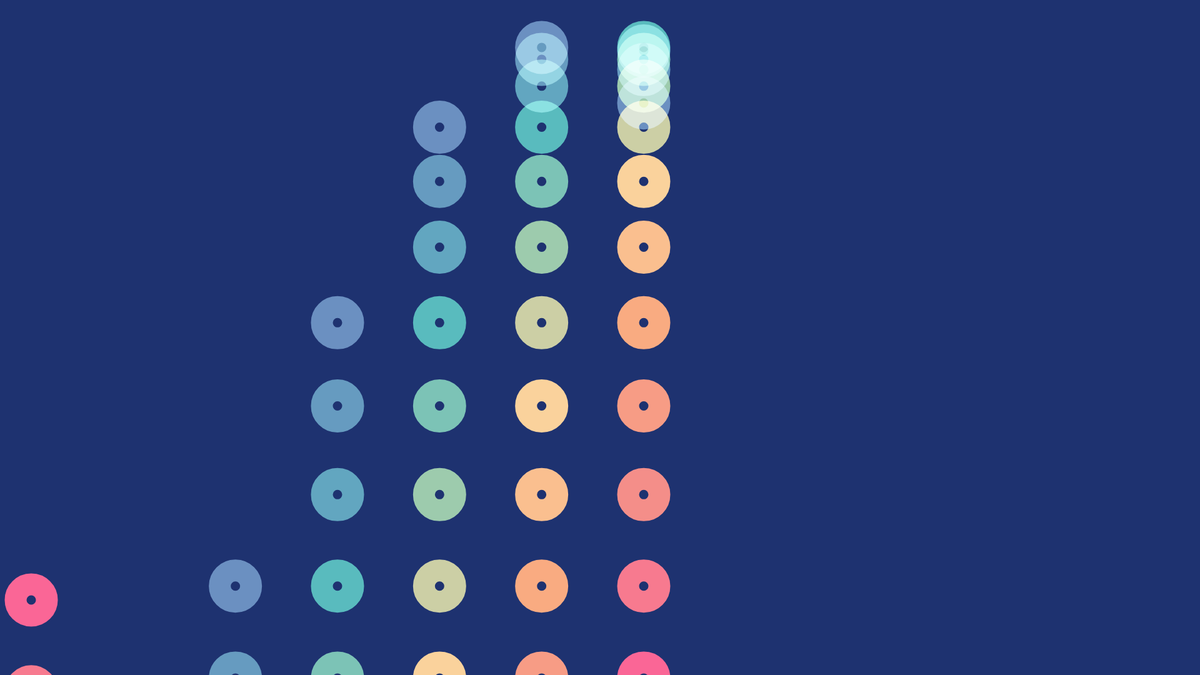
Frame 1 (no input)
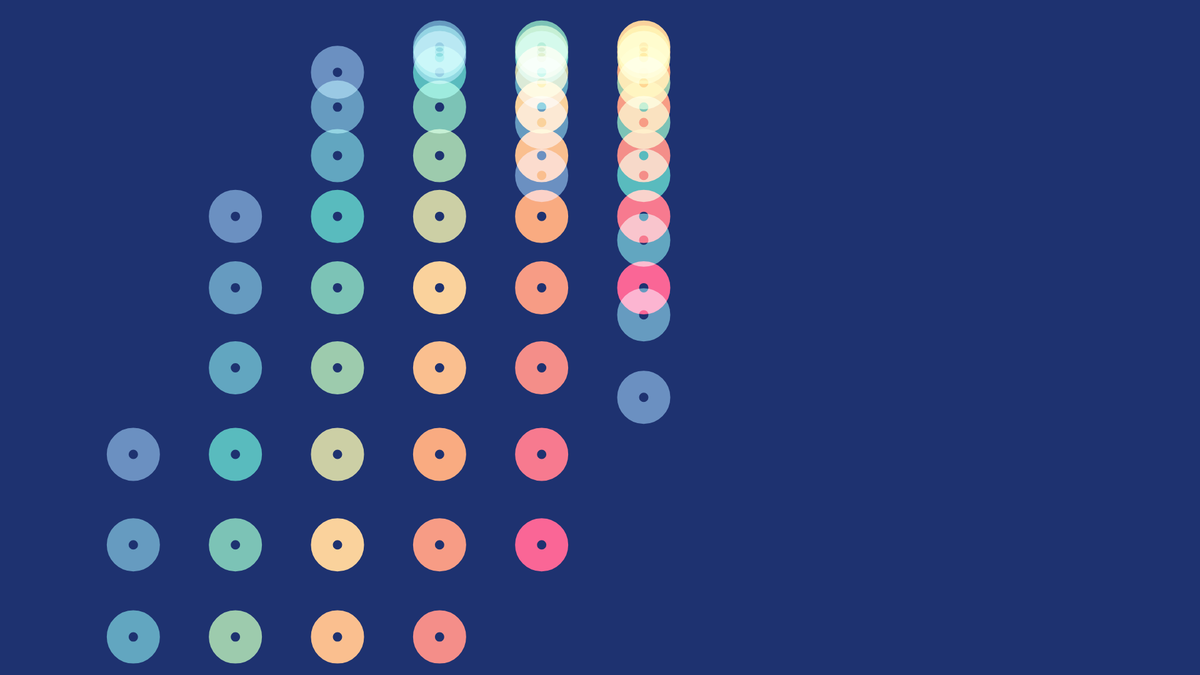
Frame 60 (no input)
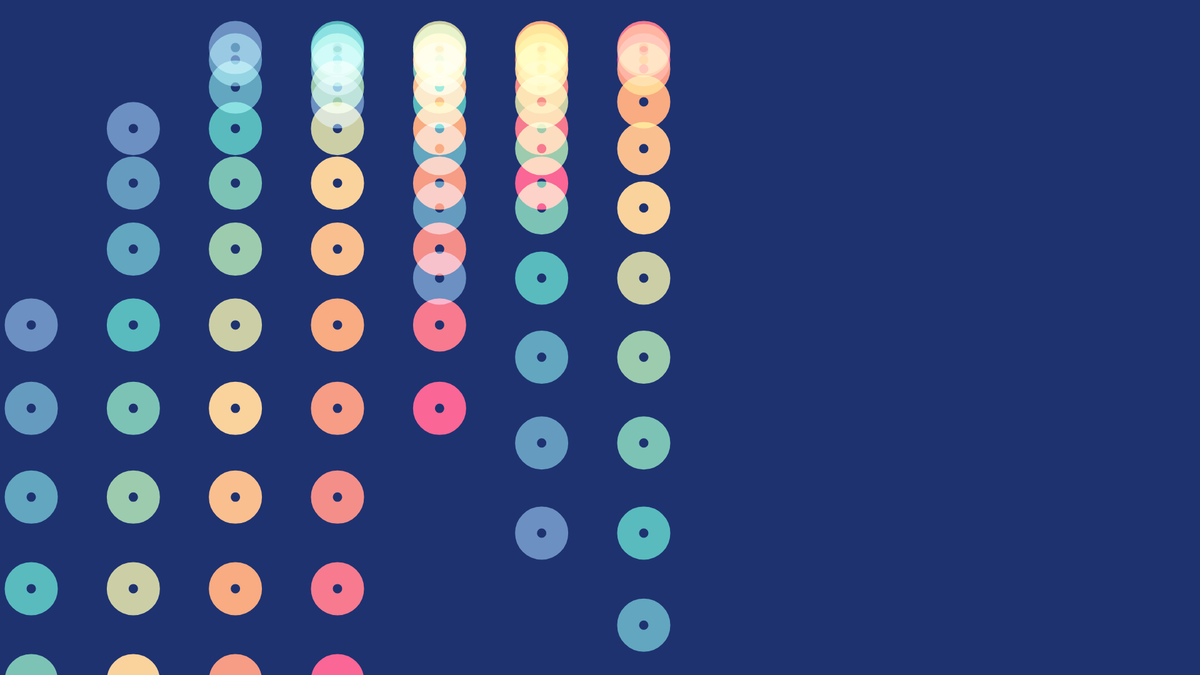
Frame 120 (the mouse pressed at the canvas centre since frame 60)

The p5.js sketch that drew these frames (run headless with seeded random() and noise() and a simulated clock; from frame 60 on, the mouse is pressed at the canvas centre):

// p5.js sketch
// ── sketch.js
// alexthescott 4/24/21
// Attempt at a faithful recreation of the sketch linked below! 
// https://twitter.com/beesandbombs/status/1385611174704713728

let time = 0
let vel = NaN // TWO_PI / 300 assigned in setup()
let hori_count= 14
let vert_count = 7
let colors = ["#F94144", "#F65A38", "#F3722C",
              "#F68425", "#F8961E", "#F9AF37",
              "#F9C74F", "#C5C35E", "#90BE6D",
              "#6AB47C", "#43AA8B", "#4D908E",
              "#52838F", "#577590"]

function setup() {
  background(1920,1080);
  createCanvas(1920, 1080);
  noFill()
  strokeWeight(50)
  blendMode(SCREEN)
  vel = TWO_PI / 500
}

function draw() {
  clear()
  background(30, 50, 112);
  for (let y = 0; y < vert_count; y++){
    for (let t = 0; t < hori_count; t++){
        y_pos = map(sin(time + t / 6 + y / 2), -1, 1, 75, width - 75)
        x_pos = map(y, 0, vert_count - 1, 50, height - 50)  
        stroke(colors[t])
        circle(x_pos, y_pos, 35)
    }
  }
  time += vel
}
